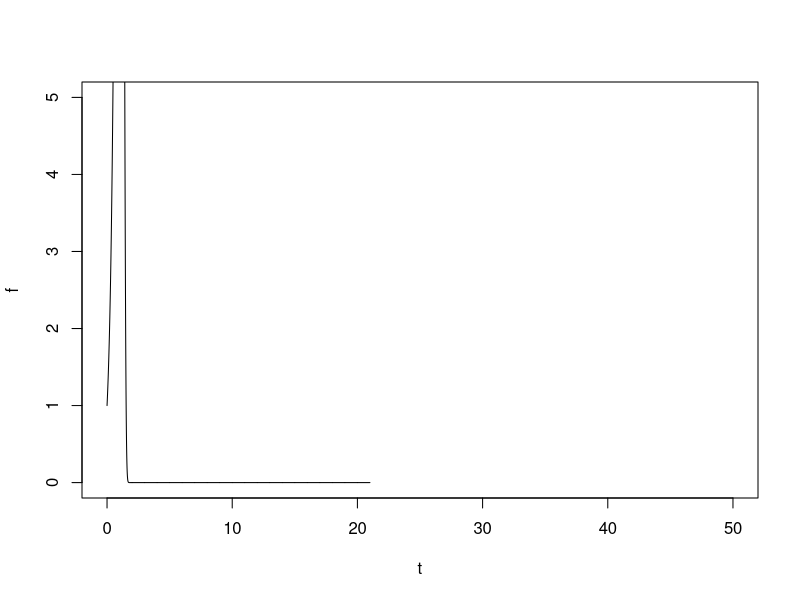

R code for this plot:
tao = 1
alfa = 3.5

np = 100

t = seq(0, 1, length.out=np)
del = t[2]-t[1]

f = rep(0, np)

Solucion_tao <- function(xi, f, del){
   np = length(f)
   y = rep(0, np)
   y1 = xi
   y[1] = y1

   for (i in 2:np){
      y2 = y1 + del * alfa * y1 * (1-f[i-1])
      y[i] = y2
      y1 = y2
   }
   ret = y
}


f = Solucion_tao(1, f, del)

plot(t,f, type='l', ylim=c(0, 5), xlim=c(0,50))

for (k in 1:20){
  t = tao+t
  f = Solucion_tao(f[np], f, del)
  points(t,f, type='l')
} 



